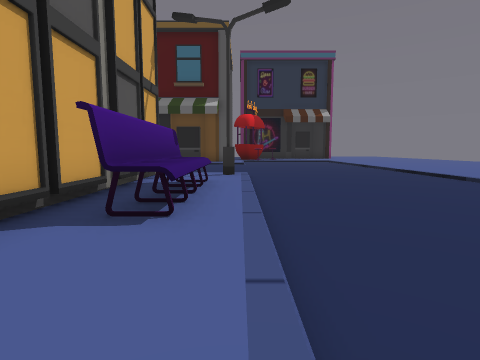
View 1 (above)

18 first-person views from a walk through a 3-D level made in the Unity game engine. The camera is 1.3 m above the floor, tilts 6° down and sees 80° across. The floor is counted in squares, 2 m on a side. Each view is taken from the middle of a square. On the plan, view 1 faces up. The plan holds only what a view shows up to about 9 squares ahead; the rest is blank. The place goes on beyond the plan. The player is left out.

View 2
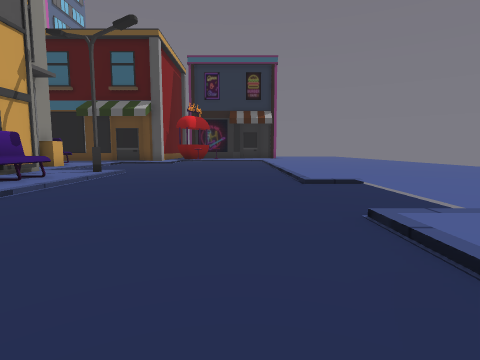

View 3
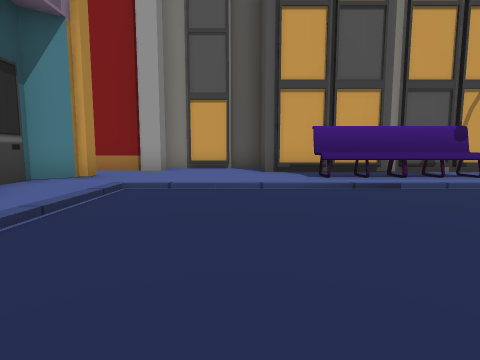

View 4
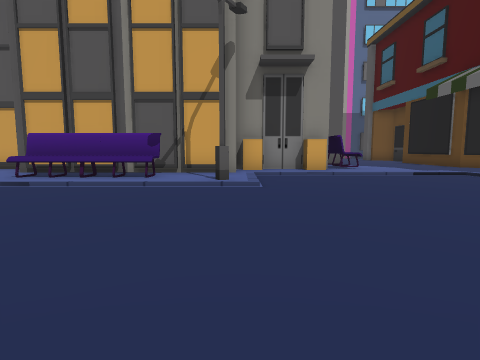

View 5
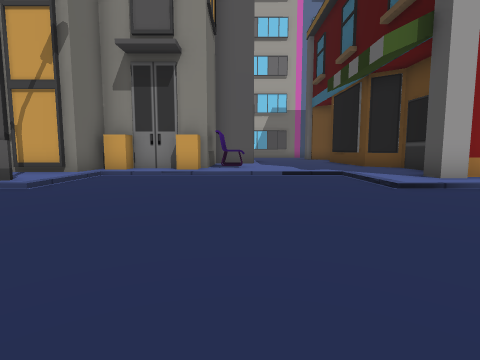

View 6
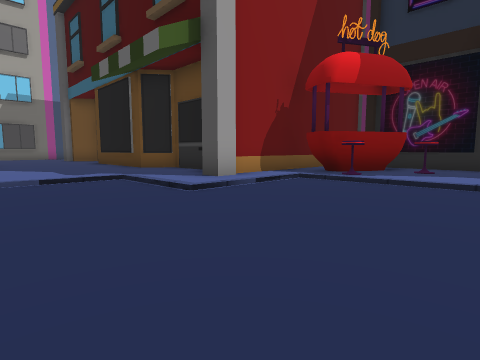

View 7
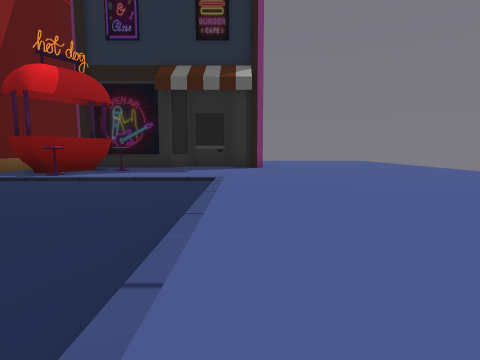

View 8
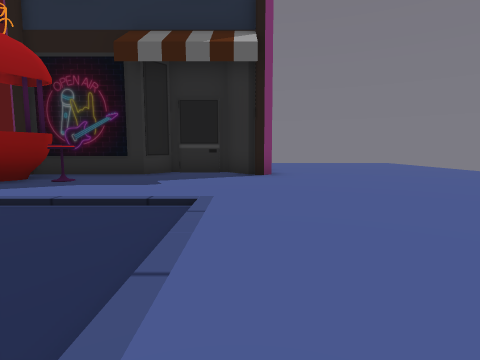

View 9
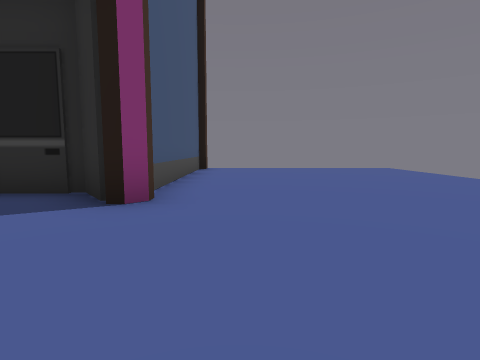

View 10
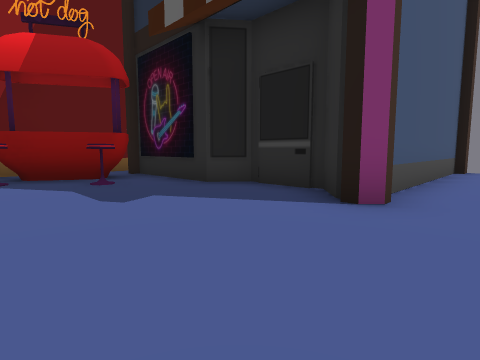

View 11
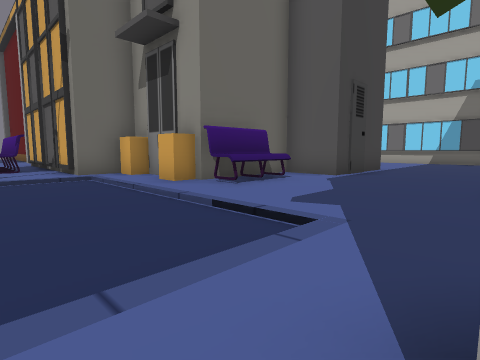

View 12
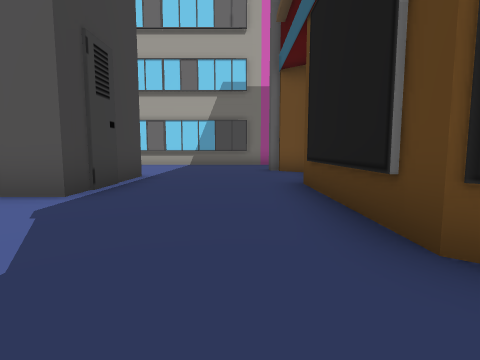

View 13
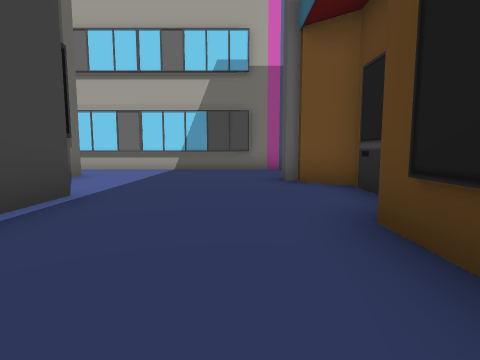

View 14
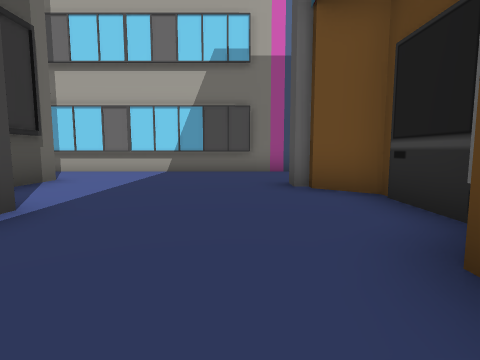

View 15
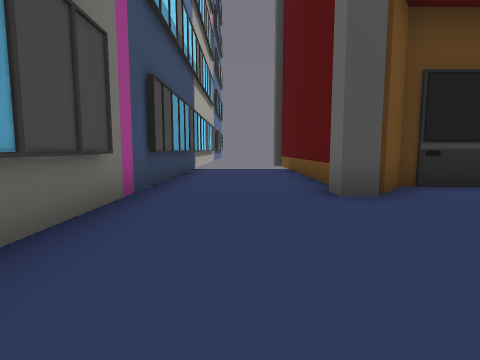

View 16
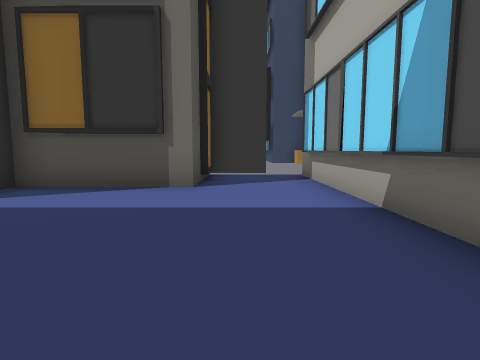

View 17
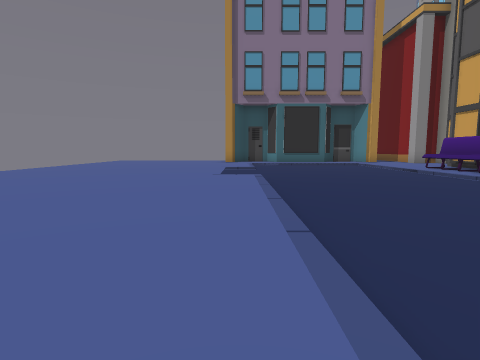

View 18
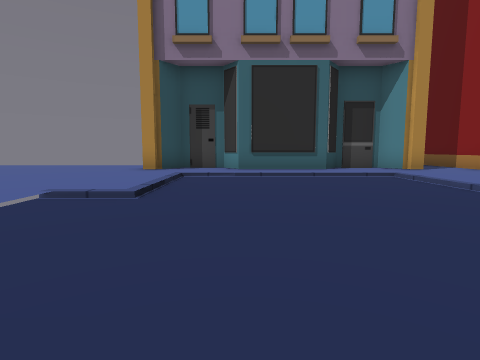

### Floor plan
Key: @ floor where view 1 was taken; # wall or solid block; . main floor; - floor 0.25 m lower than the main floor; / step, stairs or slope; = window, fence, low wall or low ledge; B bench; C chair; O other object.
Columns run from 16 left of view 1 to 13 right of it. Each row starts with its distance up from view 1.
 28                       #.
 27                       #.......
 26                       #.......
 25                       #.......
 24                       #.......
 23                    ####.......
 22                #####..#.......
 21 #...#          ##O...........
 20 #...#          #OOC...........
 19 #...#          #OC............
 18 #...#          #//////.......
 17 #...#######=####/-----......
 16 #...#..........#/-----.....
 15 #.............../-----.....
 14 #.............--------....
 13 #.............--------...
 12 #.....####.BB.--------..
 11 #..####  ####.--------...
 10 #..#        #.--------....
  9 #..#        #.--------.....
  8 ####        ##..#-----......
  7              ##./-----......
  6               #B/-----.......
  5               #B/------.......
  4               #B/------.......
  3               #B/------..
  2             ###./-----/..
  1             #.../-----...
  0             #...@-----....
 -1             ##..//////.....
 -2              #..............
 -3              #.########.....

Where each view was taken, in squares from view 1:
view 1: 0 up, 0 right, facing up
view 2: 1 down, 4 right, facing up
view 3: 1 up, 5 right, facing left
view 4: 8 up, 6 right, facing left
view 5: 12 up, 5 right, facing left
view 6: 12 up, 4 right, facing up-left
view 7: 11 up, 6 right, facing up
view 8: 14 up, 6 right, facing up
view 9: 18 up, 8 right, facing up
view 10: 18 up, 8 right, facing up-left
view 11: 16 up, 0 right, facing down-left
view 12: 15 up, 3 left, facing left
view 13: 15 up, 6 left, facing left
view 14: 15 up, 7 left, facing left
view 15: 12 up, 14 left, facing up
view 16: 16 up, 14 left, facing down
view 17: 13 up, 6 right, facing down
view 18: 6 up, 4 right, facing down
